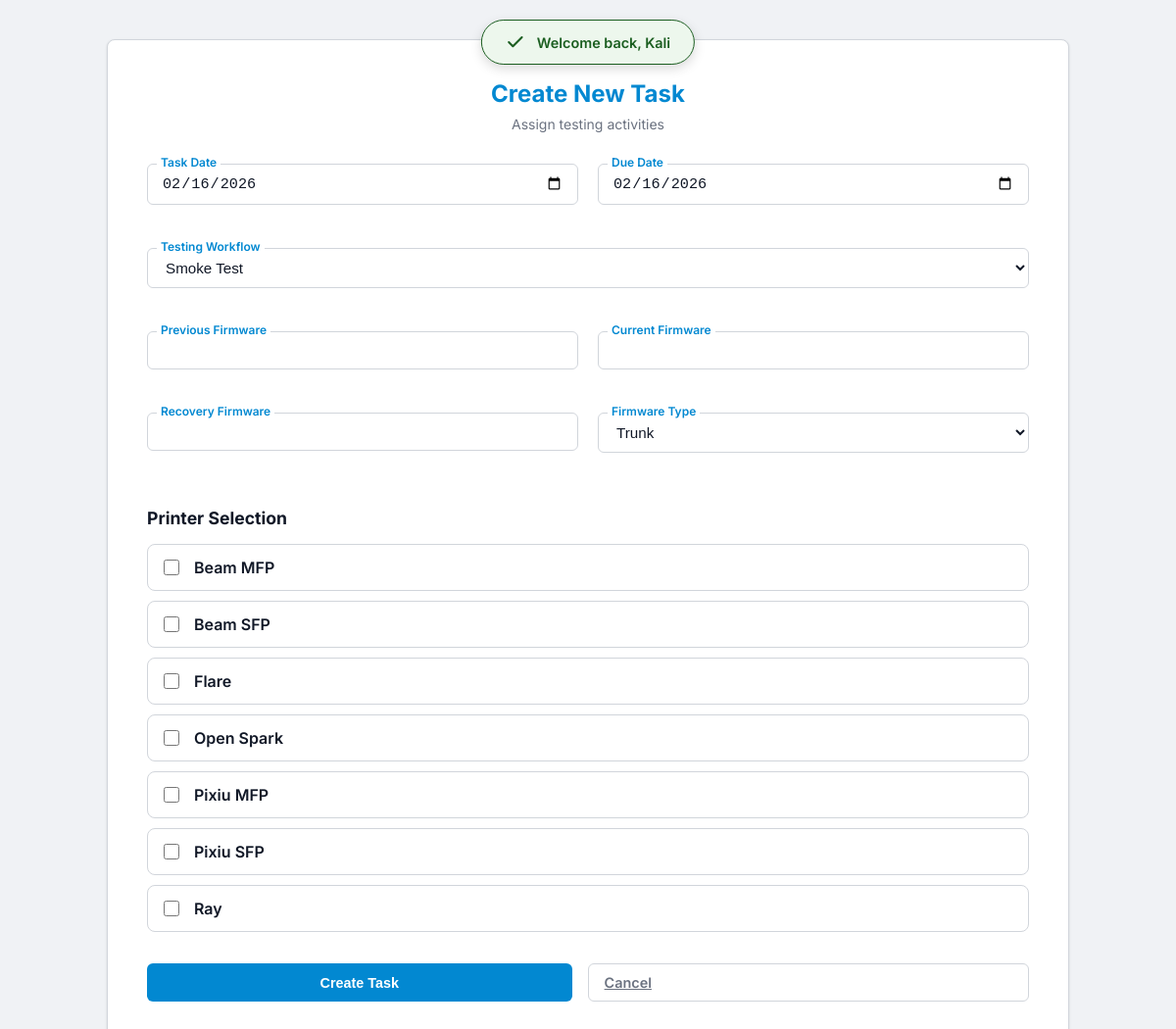
The app's page /create_task.php (signed in) with its own data.
### tables this page shows
CREATE TABLE `printers` (
  `id` int(11) NOT NULL,
  `model_name` varchar(50) NOT NULL
);

### controllers/TaskController.php (called while the page is built, shortened)
<?php
require_once __DIR__ . '/../configs/helper.php';
function getData($pdo) {
    $printers = $pdo->query("SELECT * FROM printers ORDER BY model_name")->fetchAll();
    $users = $pdo->query("SELECT * FROM users ORDER BY full_name")->fetchAll();
    return ['printers' => $printers, 'users' => $users];
}
?>

### create_task.php (the view, shortened to what this page needs)
<?php
require_once 'controllers/TaskController.php';
require_once 'configs/db.php';
require_once 'configs/helper.php';
$data = getData($pdo);
?>
<!DOCTYPE html>
<html lang="en">
<head>
    <link rel="stylesheet" href="app.css">
</head>
<body>
    <div class="login-card" style="max-width: 900px; margin: 40px auto;">
        <div class="brand-section">
            <h1>Create New Task</h1>
            <p>Assign testing activities</p>
        </div>
        <form action="controllers/TaskController.php" method="POST">
            <div class="task-form-grid">
                <div class="form-group">
                    <input type="date" name="task_date" class="form-control" value="<?= date('Y-m-d') ?>" required>
                    <label class="form-label">Task Date</label>
                </div>
                <div class="form-group">
                    <input type="date" name="due_date" class="form-control" value="<?= date('Y-m-d') ?>" required>
                    <label class="form-label">Due Date</label>
                </div>
                <div class="form-group full-width">
                    <select name="testing_type" id="testingType" class="form-control">
                        <option value="Smoke">Smoke Test</option>
                    </select>
                    <label class="form-label">Testing Workflow</label>
                </div>
                <div class="form-group">
                    <input type="text" name="fw_prev" class="form-control" placeholder=" " required>
                    <label class="form-label">Previous Firmware</label>
                </div>
                <div class="form-group">
                    <input type="text" name="fw_curr" class="form-control" placeholder=" " required>
                    <label class="form-label">Current Firmware</label>
                </div>
                <div class="form-group">
                    <input type="text" name="fw_rec" class="form-control" placeholder=" " required>
                    <label class="form-label">Recovery Firmware</label>
                </div>
                <div class="form-group">
                    <select name="fw_type" class="form-control">
                        <option value="Trunk">Trunk</option>
                    </select>
                    <label class="form-label">Firmware Type</label>
                </div>
            </div>
            <h3 style="font-size: 1.1rem; margin-bottom: 1rem; color: var(--text-main);">Printer Selection</h3>
            <div id="printerList">
                <?php foreach ($data['printers'] as $p): ?>
                <div class="printer-card" id="card_<?= $p['id'] ?>">
                    <label class="printer-header">
                        <input type="checkbox" name="printers[]" value="<?= $p['id'] ?>" class="printer-checkbox">
                        <span><?= htmlspecialchars($p['model_name']) ?></span>
                    </label>
                </div>
                <?php endforeach; ?>
            </div>
            <div style="margin-top: 2rem; display: flex; gap: 1rem;">
                <button type="submit" class="btn">Create Task</button>
                <a href="index.php" class="btn" style="background: transparent; color: var(--text-muted); border: 1px solid var(--border);">Cancel</a>
            </div>
        </form>
    </div>
</body>
</html>

### app.css (style rules this page uses)
:root { --primary: #0288d1; --primary-hover: #01579b; --bg-body: #f0f2f5; --bg-surface: #ffffff; --input-bg: #ffffff; --text-main: #111827; --text-muted: #6b7280; --border: #d1d5db; --shadow: 0 1px 3px rgba(0,0,0,0.1); --radius: 8px; --error: #d32f2f; --error-bg: #fdeded; --success: #1b5e20; --success-bg: #edf7ed; --warning: #ed6c02; --warning-bg: #fff3e0; }
body { background-color: var(--bg-body); color: var(--text-main); font-family: 'Inter', -apple-system, BlinkMacSystemFont, "Segoe UI", Roboto, sans-serif; margin: 0; display: flex; flex-direction: column; min-height: 100vh; width: 100%; }
.btn { width: 100%; padding: 10px 16px; background-color: var(--primary); color: white; border: none; border-radius: 6px; font-size: 0.9rem; font-weight: 600; cursor: pointer; transition: background 0.1s; }
.form-group { position: relative; margin-bottom: 1.5rem; }
.form-control { width: 100%; padding: 10px 14px; background: var(--input-bg); border: 1px solid var(--border); border-radius: 6px; color: var(--text-main); font-size: 0.95rem; box-sizing: border-box; transition: border 0.1s; }
.form-label { position: absolute; left: 10px; top: -9px; background: var(--bg-surface); padding: 0 4px; font-size: 0.75rem; color: var(--primary); font-weight: 600; }
.login-card { background: var(--bg-surface); border: 1px solid var(--border); padding: 2.5rem; width: 100%; max-width: 400px; border-radius: var(--radius); box-shadow: var(--shadow); margin: auto; }
.brand-section { text-align: center; margin-bottom: 2rem; }
.brand-section h1 { font-size: 1.5rem; font-weight: 700; margin: 0; color: var(--primary); }
.brand-section p { font-size: 0.875rem; color: var(--text-muted); margin-top: 0.5rem; }
.task-form-grid { display: grid; grid-template-columns: 1fr 1fr; gap: 20px; margin-bottom: 2rem; }
.task-form-grid .full-width { grid-column: span 2; }
.printer-card { background-color: var(--bg-surface); border: 1px solid var(--border); border-radius: var(--radius); padding: 12px; margin-bottom: 10px; transition: all 0.1s ease; }
.printer-header { display: flex; align-items: center; gap: 12px; font-weight: 600; cursor: pointer; user-select: none; }
.printer-header input[type="checkbox"] { width: 16px; height: 16px; accent-color: var(--primary); }

### records on screen
printers: model_name "Beam MFP"
printers: model_name "Beam SFP"
printers: model_name "Flare"
printers: model_name "Open Spark"
printers: model_name "Pixiu MFP"
printers: model_name "Pixiu SFP"
printers: model_name "Ray"

### other values on screen
$msg "Welcome back, Kali"
